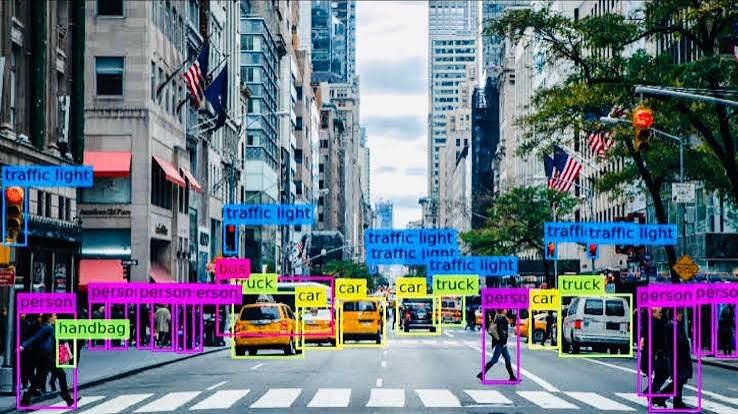
#> input picture Labs/01/cv_image.jpg, 738 x 414 px
$ jupyter execute 23K-0074-lab01-tasks.ipynb   (shell and % lines are left out)
#> lines starting #> are read from the running program, lines starting #| are printed output that depends on the picture; after the words box and inside, x2 and y2 are one past the last pixel; in counts of white or black regions, pixels touching at a corner belong together; long printed decimals are rounded
ibrahim johar farooqi

23K-0074

BAI-7A

CV - lab 01 tasks.

### part 1: environment setup & validation

#### 1.1 installation

### 1.2 import & validate

[cell 1]
import cv2
import matplotlib.pyplot as plt

[cell 2]
print("opencc version:", cv2.__version__)
print("matplotlib is working:", plt.figure is not None)

### part 2: python data structures & logic

#### task 1: object-oriented grocery manager

[cell 3]
class GroceryManager:
    def __init__(self):
        #storing items as a dictionary: {item_name: {'quantity': x, 'price': y}}
        self.items = {}

    def add_item(self, item, quantity, price):
        self.items[item] = {'quantity': quantity, 'price': price}
        print(f"added: {item} (qty: {quantity}, price: {price})")

    def remove_item(self, item):
        if item in self.items:
            del self.items[item]
            print(f"removed: {item}")
        else:
            print(f"'{item}' not found in the grocery list.")

    def view_list(self):
        if not self.items:
            print("grocery list is empty.")
            return
        print(f"{'item':<15}{'quantity':<10}{'price':<10}")
        for item, details in self.items.items():
            print(f"{item:<15}{details['quantity']:<10}{details['price']:<10}")

    def calculate_total(self):
        total = sum(d['quantity'] * d['price'] for d in self.items.values())
        print(f"total cost: {total}")
        return total

[cell 4]
manager = GroceryManager()
manager.add_item("apples", 4, 50)
manager.add_item("milk", 2, 120)
manager.add_item("bread", 1, 90)

manager.view_list()
manager.calculate_total()

manager.remove_item("milk")
manager.remove_item("eggs")  #trigger demo for error handling

manager.view_list()

#### task 2: advanced student record system

[cell 5]
students = {
    "S01": {"Name": "Ali", "Major": "AI", "Grades": [85, 90, 78]},
    "S02": {"Name": "Sara", "Major": "CS", "Grades": [92, 88, 95]},
    "S03": {"Name": "Bilal", "Major": "AI", "Grades": [70, 65, 80]},
    "S04": {"Name": "Ayesha", "Major": "Data Sci", "Grades": [99, 94, 97]},
    "S05": {"Name": "Zain", "Major": "CS", "Grades": [60, 72, 68]},
}

[cell 6]
def top_student(records):
    best_name = None
    best_avg = -1
    for student_id, info in records.items():
        avg = sum(info["Grades"]) / len(info["Grades"])
        if avg > best_avg:
            best_avg = avg
            best_name = info["Name"]
    return best_name, best_avg

name, avg = top_student(students)
print(f"top student: {name} w/ avg grade {avg:.2f}")

[cell 7]
def students_by_major(records, major):
    found = [info["Name"] for info in records.values() if info["Major"] == major]
    if found:
        print(f"students in {major}: {', '.join(found)}")
    else:
        print(f"no students found in major: {major}")

students_by_major(students, "AI")
students_by_major(students, "CS")
students_by_major(students, "Philosophy")

### part 3: core computer vision & matplotlib

#### task 3: safe image loading & RGB visualization

[cell 8]
import cv2
import matplotlib.pyplot as plt

image_path = 'cv_image.jpg'
image = cv2.imread(image_path)
#> image is the input picture: shape (414, 738, 3); mean B, G, R 127, 114.4, 105.4

if image is None:
    print("no image found.")
else:
    image_rgb = cv2.cvtColor(image, cv2.COLOR_BGR2RGB)
    plt.figure(figsize=(10,8))
    plt.axis('off')
    plt.title("computer vision application visual.", fontsize=13, color='black', pad=15)
    plt.imshow(image_rgb)
    plt.show()

#### task 4: interactive geometry & blank canvas

[cell 9]
import numpy as np
import cv2
import matplotlib.pyplot as plt

#800x800 blank canvas
canvas = np.zeros((800,800, 3), dtype=np.uint8)

#calc exact center of the canvas
center_x, center_y = canvas.shape[1] // 2, canvas.shape[0] // 2
center = (center_x, center_y)
print(f"canvas center: {center}")

#5 alternating colors
colors = [
    (0,0,255),      #red
    (0,255,255),    #yellow
    (0,255,0),      #green
    (255,255,0),    #cyan
    (255,0,0)       #blue
]

#drawing 5 concentric circles w/ increasing radius
max_radius = 350
num_circles = 5
step = max_radius // num_circles

for i in range(num_circles):
    radius = max_radius - (i * step)
    color = colors[i % len(colors)]
    cv2.circle(canvas, center, radius, color, thickness=-1)

#bounding box around outermost circle
top_left = (center_x - max_radius, center_y - max_radius)
bottom_right = (center_x + max_radius, center_y + max_radius)
cv2.rectangle(canvas, top_left, bottom_right, (255,255,255), thickness=3)
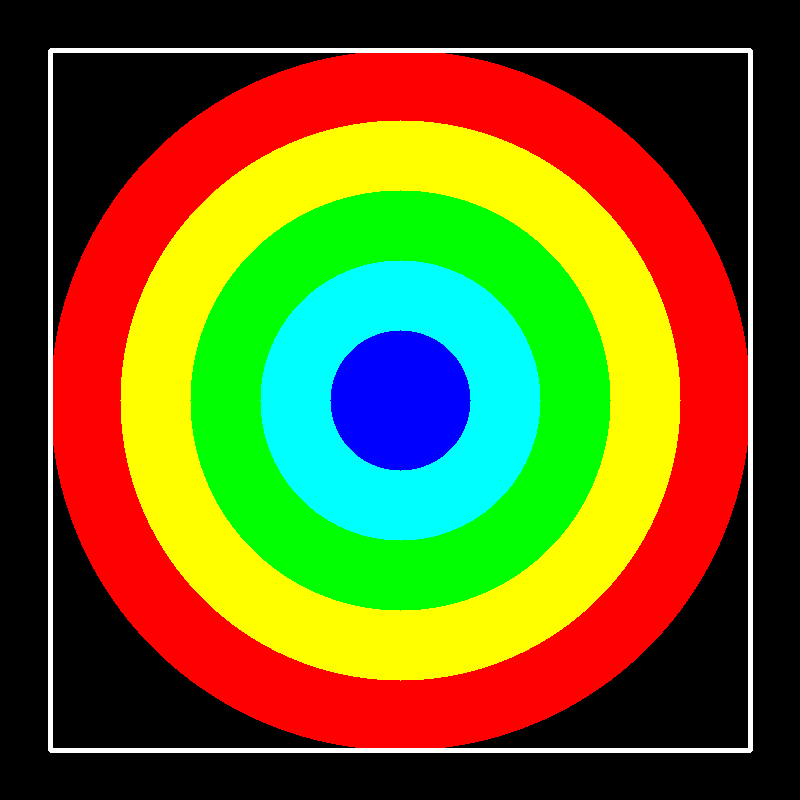
#> canvas: shape (800, 800, 3); mean of channels 0, 1, 2 30.1, 97.6, 103.5; drawn as B, G, R

#converting from BGR to RGB
canvas_rgb = cv2.cvtColor(canvas, cv2.COLOR_BGR2RGB)

plt.figure(figsize=(6, 6))
plt.imshow(canvas_rgb)
plt.title(f'target board (center: {center})', fontsize=14)
plt.axis('off')
plt.show()

### task 5: advanced blurring & numpy ROI extraction

[cell 10]
import cv2
import matplotlib.pyplot as plt

image_path = 'cv_image2.jpg'
image = cv2.imread(image_path)
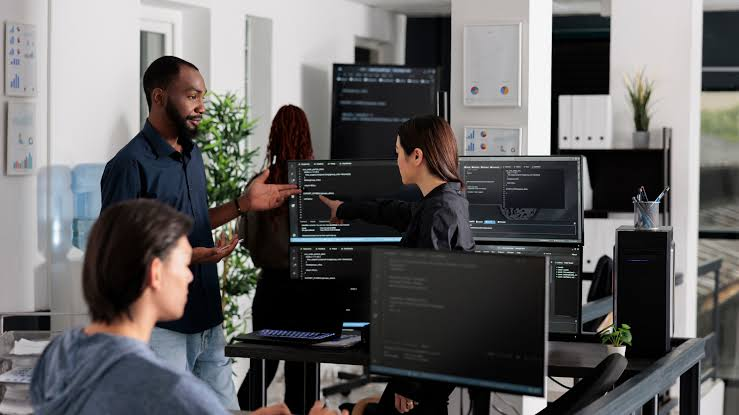
#> input picture Labs/01/cv_image2.jpg, 739 x 415 px
#> image is the input picture: shape (415, 739, 3); mean B, G, R 98.3, 98.2, 99.6

if image is None:
    print("image not found.")
else:
    image_rgb = cv2.cvtColor(image, cv2.COLOR_BGR2RGB)
#> image_rgb: shape (415, 739, 3)
    #gaussian blur
    blurred_rgb = cv2.GaussianBlur(image_rgb, (25,25), 0)
    #get image dims
    height, width = image_rgb.shape[:2]
#> height = 415; width = 739
    center_y, center_x = height //2, width //2
#> center_y = 207; center_x = 369

    #300x300 ROI
    roi_size = 300
    half = roi_size // 2

    y_start, y_end = center_y - half, center_y + half
#> y_start = 57; y_end = 357
    x_start, x_end = center_x - half, center_x + half
#> x_start = 219; x_end = 519

    original_roi = image_rgb[y_start:y_end, x_start:x_end]
    blurred_roi = blurred_rgb[y_start:y_end, x_start:x_end]

    fig, axes = plt.subplots(1, 2, figsize=(10,5))
    axes[0].imshow(original_roi)
    axes[0].set_title('original ROI (300x300)', fontsize=13, color='black')
    axes[0].axis('off')

    axes[1].imshow(blurred_roi)
    axes[1].set_title('blurred ROI (300x300)', fontsize=13, color='darkblue')
    axes[1].axis('off')

    plt.tight_layout()
    plt.show()

#### task 6: alpha blending & typography

[cell 11]
import cv2
import matplotlib.pyplot as plt

image_path = 'cv_image.jpg'
image = cv2.imread(image_path)

if image is None:
    print("image not found.")
else:
    image_rgb = cv2.cvtColor(image, cv2.COLOR_BGR2RGB)
    height, width = image_rgb.shape[:2]
#> height = 414; width = 738
    #overlay thats a copy of the og image
    overlay = image_rgb.copy()
    #bottom 20% region
    box_height = int(height * 0.20)
#> box_height = 82
    y_start = height - box_height
#> y_start = 332
    #solid blue rectangle over bottom 20% region
    cv2.rectangle(overlay, (0, y_start), (width, height), (0,0,255), thickness=-1)
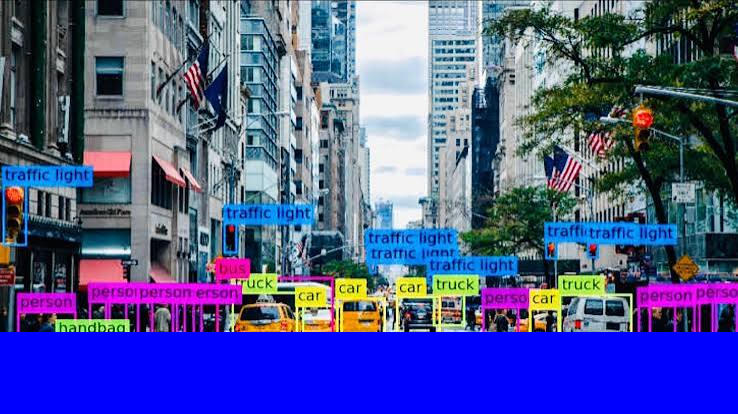
#> overlay: shape (414, 738, 3); mean R, G, B 79.8, 87.9, 147.7
    #blend overlay w/ og image
    alpha = 0.5
    blended = cv2.addWeighted(overlay, alpha, image_rgb, 1-alpha, 0)
    #title
    text = "image text edited w/ alpha blending."
    font = cv2.FONT_HERSHEY_SIMPLEX
#> font = 0
    text_position = (30, height - box_height // 2)
#> text_position = (30, 373)
    cv2.putText(blended, text, text_position, font, 1.2, (255, 255, 255), 2)
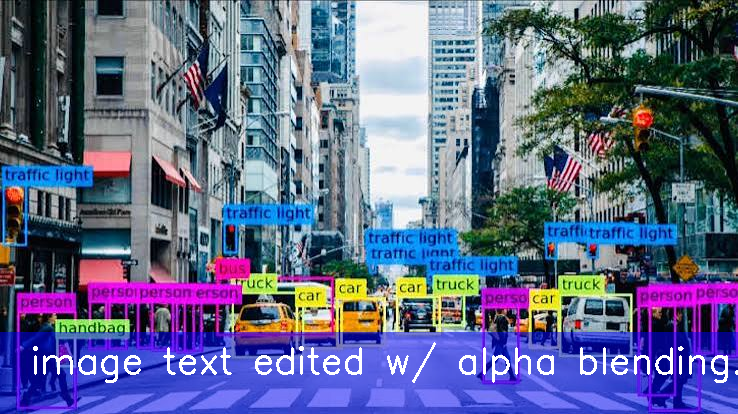
#> blended: shape (414, 738, 3); mean R, G, B 95.5, 104, 138.2

    plt.figure(figsize=(8, 6))
    plt.imshow(blended)
    plt.title('alpha-blended caption', fontsize=14)
    plt.axis('off')
    plt.show()

#### task 7: matrix-based rotation & adaptive thresholding

[cell 12]
import cv2
import matplotlib.pyplot as plt

image_path = 'cv_image.jpg'
image = cv2.imread(image_path)

if image is None:
    print("image not found.")
else:
    gray = cv2.cvtColor(image, cv2.COLOR_BGR2GRAY)
    #global binary thresholding
    _, global_thresh = cv2.threshold(gray, 127, 255, cv2.THRESH_BINARY)
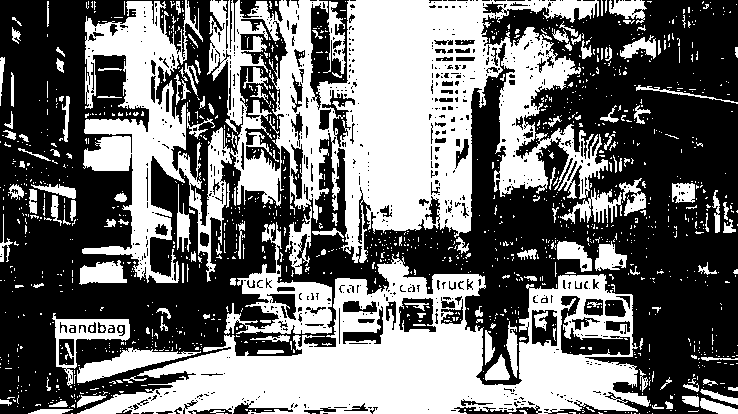
#> global_thresh: shape (414, 738); 43.8% white; 1380 white regions (1225 under 20 px), largest, box (x1, y1, x2, y2) and area: (82, 0, 608, 283) 67278, (77, 254, 650, 414) 38643, (224, 222, 332, 334) 3869
    #adaptive thresholding - value calculated per local region
    adaptive_thresh = cv2.adaptiveThreshold(gray, 255, cv2.ADAPTIVE_THRESH_GAUSSIAN_C, cv2.THRESH_BINARY, blockSize=11, C=2)
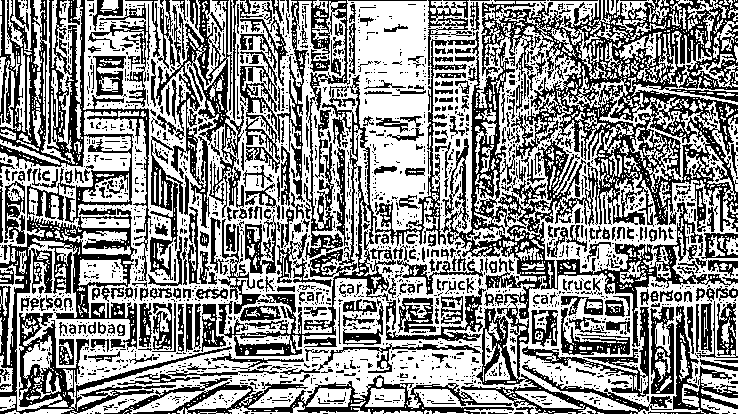
#> adaptive_thresh: shape (414, 738); 55.8% white; 2158 black regions (1756 under 20 px), largest, box (x1, y1, x2, y2) and area: (481, 0, 738, 233) 24352, (218, 0, 738, 414) 21781, (0, 0, 232, 414) 19323
    #compare side-by-side
    fig, axes = plt.subplots(1, 2, figsize=(10, 5))
    axes[0].imshow(global_thresh, cmap='gray')
    axes[0].set_title('global binary threshold', fontsize=13)
    axes[0].axis('off')
    axes[1].imshow(adaptive_thresh, cmap='gray')
    axes[1].set_title('adaptive threshold', fontsize=13)
    axes[1].axis('off')

    plt.tight_layout()
    plt.show()

[cell 13]
#rotate the adaptive threshold output by 45 degrees, scaled by 0.8
height, width = adaptive_thresh.shape[:2]
center = (width // 2, height // 2)

rotation_matrix = cv2.getRotationMatrix2D(center, 45, 0.8)
rotated_adaptive = cv2.warpAffine(adaptive_thresh, rotation_matrix, (width, height))
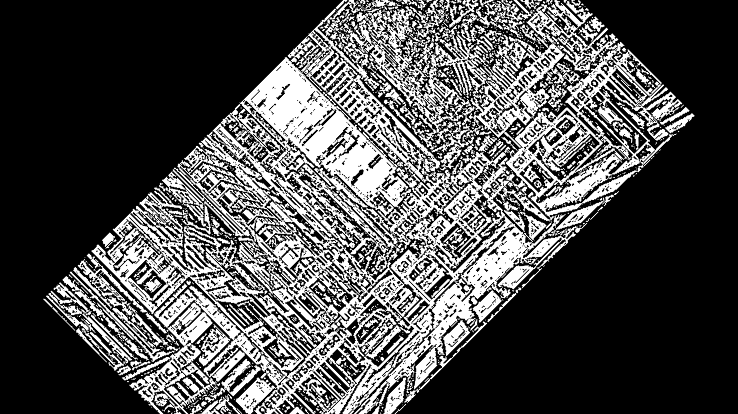
#> rotated_adaptive: shape (414, 738); min 0, max 255, mean 79.3

plt.figure(figsize=(6, 6))
plt.imshow(rotated_adaptive, cmap='gray')
plt.title('rotated adaptive threshold (45°, scale 0.8)', fontsize=13)
plt.axis('off')
plt.show()

#### task 8: masking with bitwise logic

[cell 14]
import cv2
import numpy as np
import matplotlib.pyplot as plt

image1 = cv2.imread('cv_image.jpg')
image2 = cv2.imread('cv_image2.jpg')

if image1 is None or image2 is None:
    print("one or both images not found.")
else:
    #resize both imgs
    target_size = (500, 500)
    image1 = cv2.resize(image1, target_size)
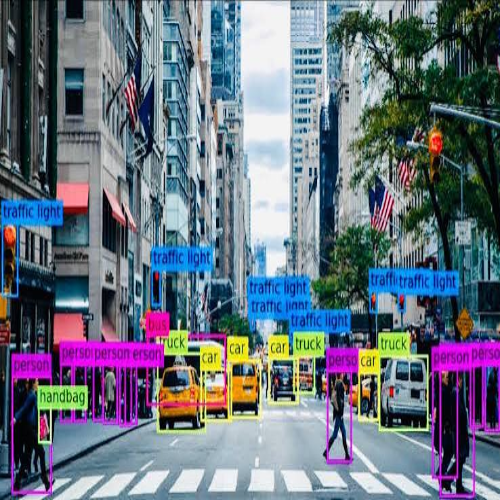
#> image1: shape (500, 500, 3); mean B, G, R 126.9, 114.3, 105.2
    image2 = cv2.resize(image2, target_size)
    #creating a binary mask: black canvas w/ a thick white circle in the center
    mask = np.zeros((500, 500), dtype=np.uint8)
    center = (250, 250)
    radius = 150
    #filled white circle
    cv2.circle(mask, center, radius, 255, thickness=-1)
#> mask: shape (500, 500); 28.3% white; 1 white region, box (x1, y1, x2, y2) and area: (100, 100, 401, 401) 70681
    #bitwise_and to cut the circle shape OUT of image1 (foreground)
    foreground = cv2.bitwise_and(image1, image1, mask=mask)
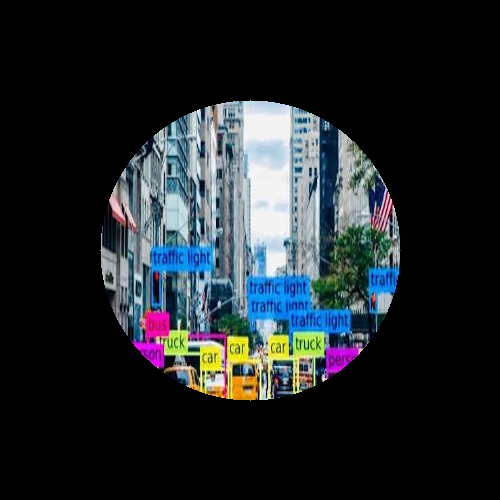
#> foreground: shape (500, 500, 3); mean B, G, R 40.5, 37.3, 32.1
    #inverting the mask, & using it to cut the bg (everything outside the circle) from image2
    inverse_mask = cv2.bitwise_not(mask)
    background = cv2.bitwise_and(image2, image2, mask=inverse_mask)
    #combine the two using bitwise_or
    combined = cv2.bitwise_or(foreground, background)
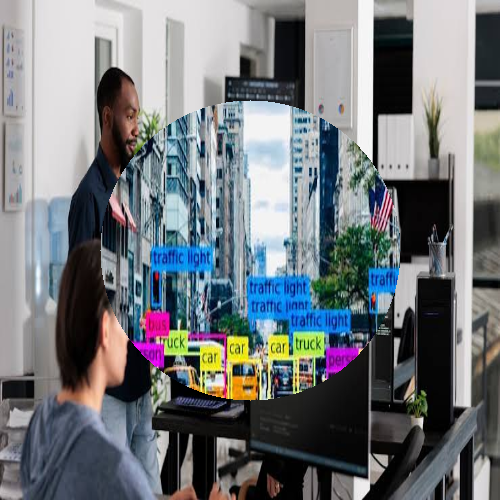
#> combined: shape (500, 500, 3); mean B, G, R 122.7, 119.1, 114.7
    combined_rgb = cv2.cvtColor(combined, cv2.COLOR_BGR2RGB)

    #final composited result
    fig, axes = plt.subplots(1, 2, figsize=(10, 5))
    axes[0].imshow(mask, cmap='gray')
    axes[0].set_title('binary mask', fontsize=13)
    axes[0].axis('off')
    axes[1].imshow(combined_rgb)
    axes[1].set_title('combined result (bitwise_or)', fontsize=13)
    axes[1].axis('off')

    plt.tight_layout()
    plt.show()

#### task 9: statistical image profiling with pandas

[cell 15]
import cv2
import pandas as pd

image_path = 'cv_image.jpg'
image = cv2.imread(image_path)

if image is None:
    print("image not found.")
else:
    image_rgb = cv2.cvtColor(image, cv2.COLOR_BGR2RGB)

    #split into individual channels & flatten each 2D channel into a 1D array
    red_channel = image_rgb[:, :, 0].flatten()
    green_channel = image_rgb[:, :, 1].flatten()
    blue_channel = image_rgb[:, :, 2].flatten()

    #load the three 1D arrays into a pandas df
    pixel_df = pd.DataFrame({
        'Red': red_channel,
        'Green': green_channel,
        'Blue': blue_channel
    })
#> pixel_df = table of 305532 rows and 3 columns

    print("statistical summary of image pixel vals:")
    print(pixel_df.describe())
#|                  Red          Green           Blue
#| count  305532.000  305532.000  305532.000
#| mean      105.356     114.374     127.041
#| std        77.735      73.877      75.660
#| min         0       0       0
#| 25%        26.000      45.000      56.000
#| 50%       108.000     120.000     138.000
#| 75%       170.000     174.000     190.000
#| max       255.000     255.000     255.000
